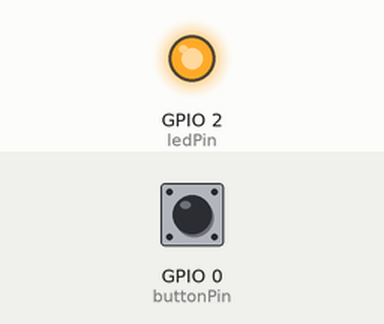
Recording of a sketch running on a simulated ESP8266 (NodeMCU). Shown: output pins drawn as LEDs (lit = HIGH). The inputs (shaded band) are chosen by the test bench; at power-on: GPIO 0 (buttonPin) LOW. WiFi joins after 1.5 s; servers stay silent unless stated; uploads are accepted with an empty reply; what the sketch prints to the serial monitor is not drawn.

Above: at 1.6 s.
At 4.7 s:
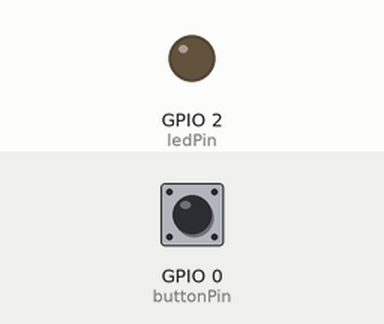
4.8 s: GPIO 0 (buttonPin) pulled HIGH for 0.15 s
At 5.3 s:
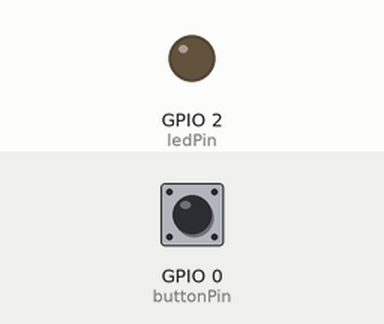
Timing chart, 0 to 13.9 s (numbered marks = the images above; inputs shaded):
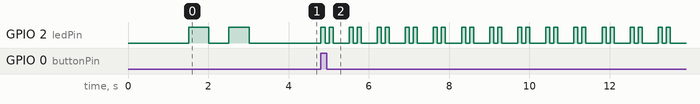

Measured:
- after the input at 4.8 s, GPIO 2 (ledPin): LOW → HIGH at once, then repeats every 0.70 s: LOW 0.10 s, HIGH 0.10 s, LOW 0.40 s, HIGH 0.10 s

The sketch:

esp8266_http_button.ino
```cpp
/*

OFF: http://192.168.0.111:51828/?accessoryId=switch1&state=false
ON: http://192.168.0.111:51828/?accessoryId=switch1&state=true

*/

#include <SPI.h>
#include <Wire.h>
#include <ESP8266HTTPClient.h>
#include <ESP8266WiFi.h>

const char* ssid = "<YOUR_SSID>";
const char* password = "<YOUR_PASSWORD>";
String payload = "NONE";

HTTPClient http;

int ledPin = 2;
int buttonPin = 0;

int ledState = 0;
int buttonState = 0;

WiFiServer server(80);

String get_request(String url) {
  http.begin(url);
  int httpCode = http.GET();
  String kek = "FAILED";
  if (httpCode > 0) {
    kek = http.getString();
  }
  http.end();
  return kek;
}

void setup() {
  Serial.begin(115200);
  delay(10);
  Serial.print("Hi!");

  pinMode(ledPin, OUTPUT);
  pinMode(buttonPin, INPUT);
  digitalWrite(ledPin, LOW);

  // Connect to WiFi network
  Serial.println();
  Serial.println();
  Serial.print("Connecting to ");
  Serial.println(ssid);

  WiFi.begin(ssid, password);

  while (WiFi.status() != WL_CONNECTED) {
    delay(500);
    Serial.print(".");
  }
  Serial.println("");
  Serial.println("WiFi connected");

  // Start the server
  server.begin();
  Serial.println("Server started");

  // Print the IP address
  Serial.print("Use this URL to connect: ");
  Serial.print("http://");
  Serial.print(WiFi.localIP());
  Serial.println("/");

  digitalWrite(ledPin, HIGH);
  delay(500);
  digitalWrite(ledPin, LOW);
  delay(500);
  digitalWrite(ledPin, HIGH);
  delay(500);
  digitalWrite(ledPin, LOW);
  delay(500);
}

void loop() {
  buttonState = digitalRead(buttonPin);

  if (buttonState == HIGH) {

    while (payload != "{\"success\":true}") {
      digitalWrite(ledPin, HIGH);
      delay(100);
      digitalWrite(ledPin, LOW);
      delay(100);
      digitalWrite(ledPin, HIGH);
      delay(100);
      digitalWrite(ledPin, LOW);
      delay(100);

      Serial.println(ledState);
      if (ledState == HIGH) {
        payload = get_request("http://192.168.0.111:51828/?accessoryId=switch1&state=true");
      } else {
        payload = get_request("http://192.168.0.111:51828/?accessoryId=switch1&state=false");
      }
      delay(100);
    }

    if (ledState == HIGH) {
      ledState = LOW;
    } else {
      ledState = HIGH;
    }

    payload = "NONE";
    digitalWrite(ledPin, ledState);
    delay(1000);
  }
  delay(10);
}
```
